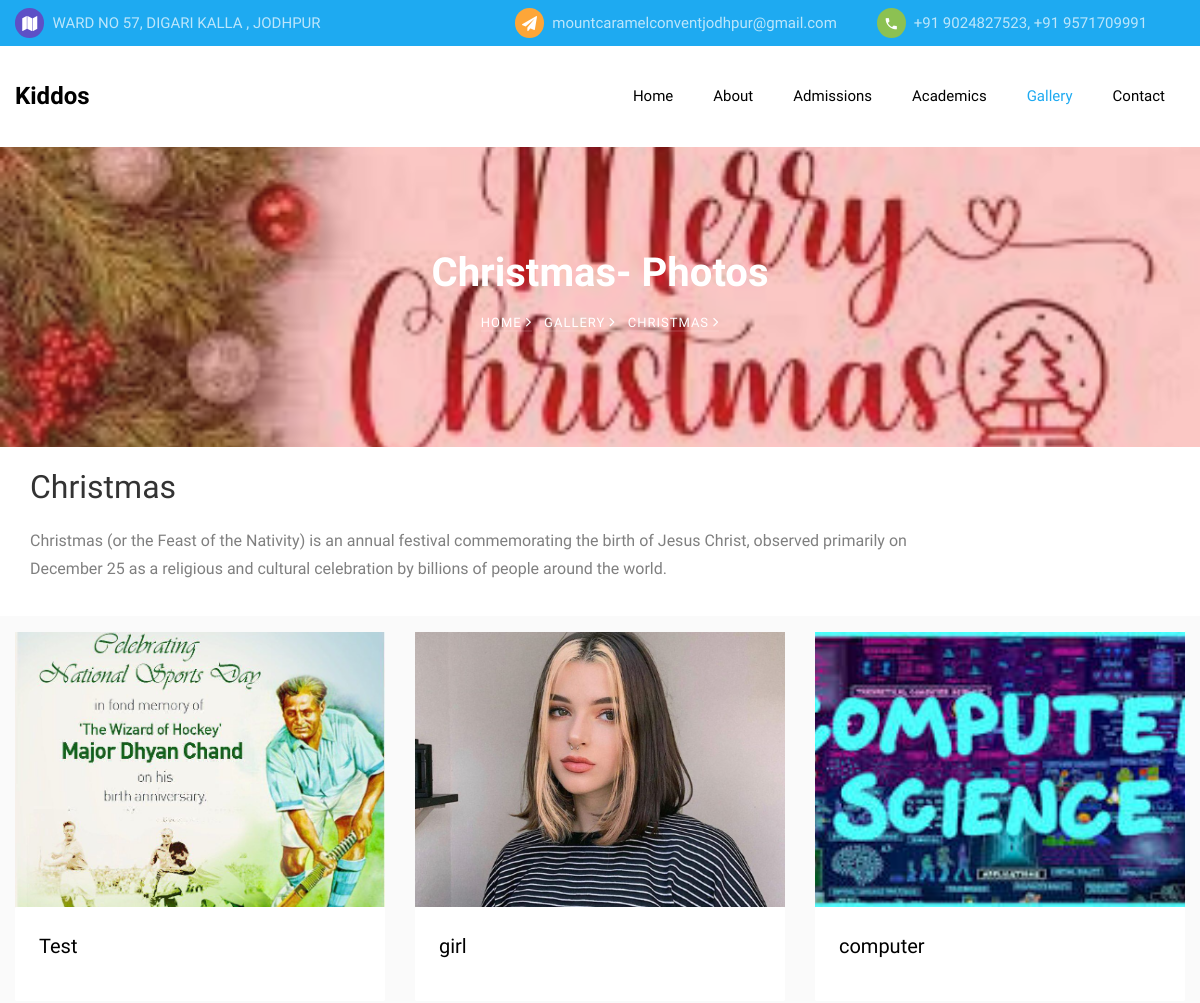
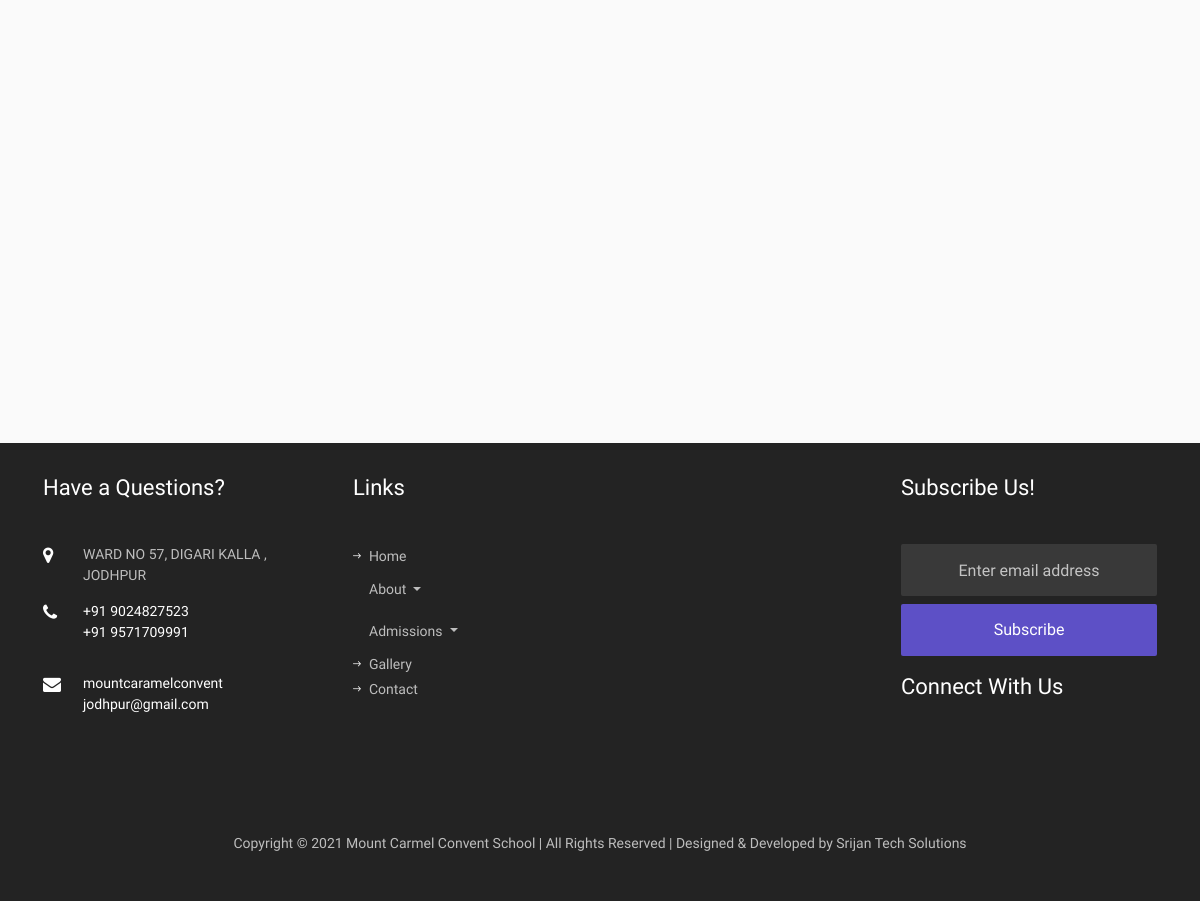
The app's page /gallery/1 with its own data (2 pictures, top to bottom).
### home/models.py (models this page shows, shortened)
class gallery_type(models.Model):
    name = models.CharField(max_length=  40)
    description = models.TextField(blank=True)
    type_image = models.FileField(upload_to='gallery/' , blank=True, null=True)
    def __str__(self):
        return self.name

class gallery (models.Model):
    name = models.CharField(max_length=40)
    category = models.ForeignKey(gallery_type , on_delete=models.CASCADE)
    dated_on = models.DateField(default=datetime.date.today)
    image = models.FileField(upload_to='gallery/' , blank=True, null=True)

### home/views.py (the view)
# urls.py: path('gallery/<int:pk>', views.gallery2 , name='gal-sec'),
def gallery2(request, pk):
    item = gallery_type.objects.get(pk=pk)
    items = gallery.objects.filter(category=item).order_by('-id')
    return render(request, 'home/gallery_section.html', {'items': items , "main_item": item })

### home/templates/home/gallery_section.html (shortened to what this page needs)
{% extends 'index.html' %}
{% block body %}
    <nav class="navbar navbar-expand-lg navbar-dark bg-dark ftco_navbar ftco-navbar-light" id="ftco-navbar">
	    <div class="container d-flex align-items-center">
	    	<a class="navbar-brand" href="{% url 'home:index' %}"> Kiddos </a>
	      <div class="collapse navbar-collapse" id="ftco-nav">
	        <ul class="navbar-nav ml-auto">
	        	<li class="nav-item"><a href="{% url 'home:index' %}" class="nav-link pl-0">Home</a></li>
	        	<li class="nav-item"><a href="{% url 'home:about' %}" class="nav-link">About</a></li>
	        	<li class="nav-item"><a href="#" class="nav-link"> Admissions </a></li>
	        	<li class="nav-item"><a href="#" class="nav-link"> Academics </a></li>
	        	<li class="nav-item active"><a href="{% url 'home:gallery' %}" class="nav-link"> Gallery </a></li>
	          <li class="nav-item"><a href="{% url 'home:contact' %}" class="nav-link">Contact</a></li>
	        </ul>
	      </div>
	    </div>
	  </nav>
    <section class="hero-wrap hero-wrap-2" style="background-image: url({{ main_item.type_image.url }});">
      <div class="overlay"></div>
      <div class="container">
        <div class="row no-gutters slider-text align-items-center justify-content-center">
          <div class="col-md-9 ftco-animate text-center">
            <h1 class="mb-2 bread">   {{ main_item }}- Photos  </h1>
             <p class="breadcrumbs"><span class="mr-2"><a href="{% url 'home:index' %}">Home
             <i class="ion-ios-arrow-forward"></i></a></span> <span class="mr-2">
                 <a href="{% url 'home:gallery' %}"> Gallery <i class="ion-ios-arrow-forward"></i></a>
                 </span> <span> {{ main_item }} <i class="ion-ios-arrow-forward"></i></span></p>
          </div>
        </div>
      </div>
    </section>
		<section class="ftco-section" style="padding:1em 0;">
			<div class="container">
          <div class="col-lg-10 ftco-animate">
            <h2 class="mb-3">   {{ main_item }}   </h2>
            <p> {{ main_item.description }} </p>
          </div>
          </div>
        </section>
		<section class="ftco-section bg-light"  style="padding:1em 0;">
			<div class="container">
				<div class="row">
{% for item in items %}
          <div class="col-md-6 col-lg-4 ftco-animate">
            <div class="blog-entry">
              <a href="{{ item.image.url }}" class="block-20 d-flex align-items-end" style="background-image: url({{ item.image.url }});">   </a>
              <div class="text bg-white p-4">
                <h3 class="heading"><a href="#"> {{ item.name }} </a></h3>
              </div>
            </div>
          </div>
{% endfor %}
        </div>
			</div>
		</section>
{% endblock %}

### templates/index.html (shortened to what this page needs)
<!DOCTYPE html>
<html lang="en">
  <head>
    <link rel="stylesheet" href="/static/css/open-iconic-bootstrap.min.css">
    <link rel="stylesheet" href="/static/css/animate.css">
    <link rel="stylesheet" href="/static/css/owl.carousel.min.css">
    <link rel="stylesheet" href="/static/css/owl.theme.default.min.css">
    <link rel="stylesheet" href="/static/css/magnific-popup.css">
    <link rel="stylesheet" href="/static/css/aos.css">
    <link rel="stylesheet" href="/static/css/ionicons.min.css">
    <link rel="stylesheet" href="/static/css/flaticon.css">
    <link rel="stylesheet" href="/static/css/icomoon.css">
    <link rel="stylesheet" href="/static/css/style.css">
  </head>
  <body>
	  <div class="py-2 bg-primary">
    	<div class="container">
    		<div class="row no-gutters d-flex align-items-start align-items-center px-3 px-md-0">
	    		<div class="col-lg-12 d-block">
		    		<div class="row d-flex">
			    		<div class="col-md-5 pr-4 d-flex topper align-items-center">
			    			<div class="icon bg-fifth mr-2 d-flex justify-content-center align-items-center"><span class="icon-map"></span></div>
						    <span class="text"> WARD NO 57, DIGARI KALLA , JODHPUR </span>
					    </div>
					    <div class="col-md pr-4 d-flex topper align-items-center">
					    	<div class="icon bg-secondary mr-2 d-flex justify-content-center align-items-center"><span class="icon-paper-plane"></span></div>
						    <span class="text"> mountcaramelconventjodhpur@gmail.com </span>
					    </div>
					    <div class="col-md pr-4 d-flex topper align-items-center">
					    	<div class="icon bg-tertiary mr-2 d-flex justify-content-center align-items-center"><span class="icon-phone2"></span></div>
						    <span class="text"> +91 9024827523, +91 9571709991</span>
					    </div>
				    </div>
			    </div>
		    </div>
		  </div>
    </div>
    {% block body %}{% endblock %}
    <footer class="ftco-footer ftco-bg-dark ftco-section" style="padding: 2em;" >
      <div class="container">
        <div class="row mb-5">
          <div class="col-md-6 col-lg-3">
            <div class="ftco-footer-widget mb-5" style="margin-bottom: 1em;">
            	<h2 class="ftco-heading-2">Have a Questions?</h2>
            	<div class="block-23 mb-3">
	              <ul>
	                <li><span class="icon icon-map-marker"></span><span class="text">  WARD NO 57, DIGARI KALLA , JODHPUR </span></li>
	                <li><a href="#"><span class="icon icon-phone"></span><span class="text"> +91 9024827523 <br> +91 9571709991</span></a></li>
	                <li><a href="#"><span class="icon icon-envelope"></span><span class="text"> mountcaramelconvent<br>jodhpur@gmail.com </span></a></li>
	              </ul>
	            </div>
            </div>
          </div>
          <div class="col-md-6 col-lg-3">
            <div class="ftco-footer-widget mb-5 ml-md-4 style="margin-bottom: 1em;"">
              <h2 class="ftco-heading-2">Links</h2>
              <ul class="list-unstyled">
                <li><a href="#"><span class="ion-ios-arrow-round-forward mr-2"></span>Home</a></li>
	        	<li class="dropdown nav-item" >
	        	     <a href="#" class="nav-link dropdown-toggle" data-toggle="dropdown" >    About   </a>
                </li>
	        	<li class="dropdown nav-item" >
	        	     <a href="#" class="nav-link dropdown-toggle" data-toggle="dropdown" >   Admissions  </a>
                </li>
                <li><a href="#"><span class="ion-ios-arrow-round-forward mr-2"></span>Gallery </a></li>
                <li><a href="#"><span class="ion-ios-arrow-round-forward mr-2"></span>Contact</a></li>
              </ul>
            </div>
          </div>
          <div class="col-md-6 col-lg-3">   </div>
          <div class="col-md-6 col-lg-3">
            <div class="ftco-footer-widget mb-5" style="margin-bottom: 1em;">
            	<h2 class="ftco-heading-2">Subscribe Us!</h2>
              <form action="#" class="subscribe-form">
                <div class="form-group">
                  <input type="text" class="form-control mb-2 text-center" placeholder="Enter email address">
                  <input type="submit" value="Subscribe" class="form-control submit px-3">
                </div>
              </form>
            </div>
            <div class="ftco-footer-widget mb-5">
            	<h2 class="ftco-heading-2 mb-0">Connect With Us</h2>
            	<ul class="ftco-footer-social list-unstyled float-md-left float-lft mt-3">
              </ul>
            </div>
          </div>
        </div>
        <div class="row">
          <div class="col-md-12 text-center">
            <p>  Copyright © 2021 Mount Carmel Convent School | All Rights Reserved | Designed & Developed by Srijan Tech Solutions </p>
          </div>
        </div>
      </div>
    </footer>
  </body>
</html>

### static/css/icomoon.css (style rules this page uses)
[class^="icon-"], [class*=" icon-"] { font-family: 'icomoon' !important; speak: none; font-style: normal; font-weight: normal; font-variant: normal; text-transform: none; line-height: 1; -webkit-font-smoothing: antialiased; -moz-osx-font-smoothing: grayscale; }
.icon-map-marker:before { content: "\f041"; }
.icon-phone:before { content: "\f095"; }
.icon-envelope:before { content: "\f0e0"; }
.icon-paper-plane:before { content: "\f1d8"; }
.icon-map:before { content: "\f279"; }
.icon-phone2:before { content: "\e0cd"; }

### records on screen
gallery_type: type_image (picture), name "Christmas", name "CHRISTMAS", description "Christmas (or the Feast of the Nativity) is an annual festival commemorating the birth of Jesus Christ, observed primarily on December 25 as a religious and cultural celebration by billions of people around the world."
gallery: image (picture), name "Test"
gallery: image (picture), name "girl"
gallery: image (picture), name "computer"
